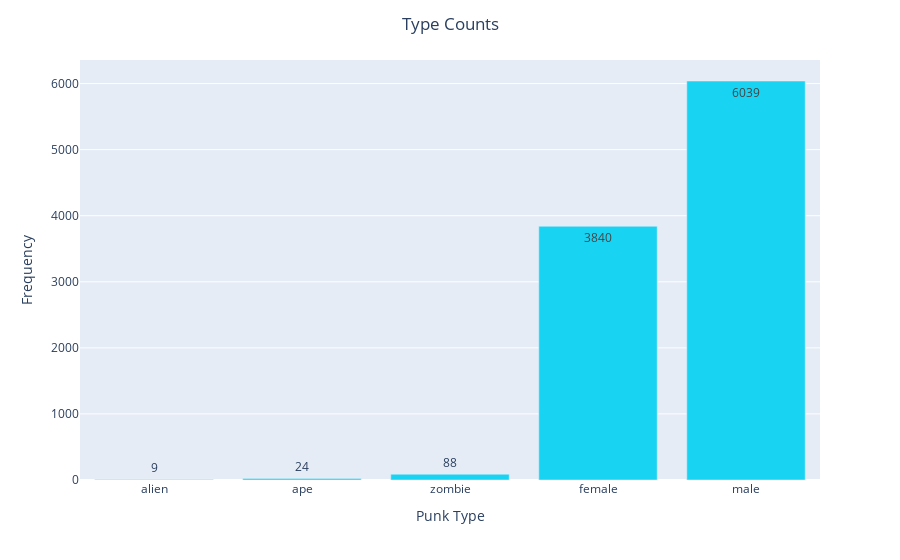

Notebook code cell kept with this figure:
### Code cell
# sorted type dataframe
type_sorted = types.sort_values(by = 'amount')

# bar plot of punk type counts
fig = px.bar(type_sorted, 
             x=type_sorted['type'],
             y= type_sorted['amount'],
             text = type_sorted['amount'],
             color_discrete_sequence = ['#19d3f3'],
             labels={'type': 'Punk Type', 'amount': 'Frequency'})
fig.update_layout(title = 'Type Counts', title_x=.5)
fig.show()

### Figure 1 — Plotly figure (JSON) as saved in the notebook; plotly's stock layout.template omitted (floating-point values rounded to 4 significant figures)
{"data": [{"alignmentgroup": "True", "hovertemplate": "Punk Type=%{x}<br>Frequency=%{text}<extra></extra>", "legendgroup": "", "marker": {"color": "#19d3f3", "pattern": {"shape": ""}}, "name": "", "offsetgroup": "", "orientation": "v", "showlegend": false, "text": [9, 24, 88, 3840, 6039], "textposition": "auto", "type": "bar", "x": ["alien", "ape", "zombie", "female", "male"], "xaxis": "x", "y": [9, 24, 88, 3840, 6039], "yaxis": "y"}], "layout": {"autosize": true, "barmode": "relative", "legend": {"tracegroupgap": 0}, "margin": {"t": 60}, "title": {"text": "Type Counts", "x": 0.5}, "xaxis": {"anchor": "y", "autorange": true, "domain": [0, 1], "range": [-0.5, 4.5], "title": {"text": "Punk Type"}, "type": "category"}, "yaxis": {"anchor": "x", "autorange": true, "domain": [0, 1], "range": [0, 6357.0], "title": {"text": "Frequency"}, "type": "linear"}}}
